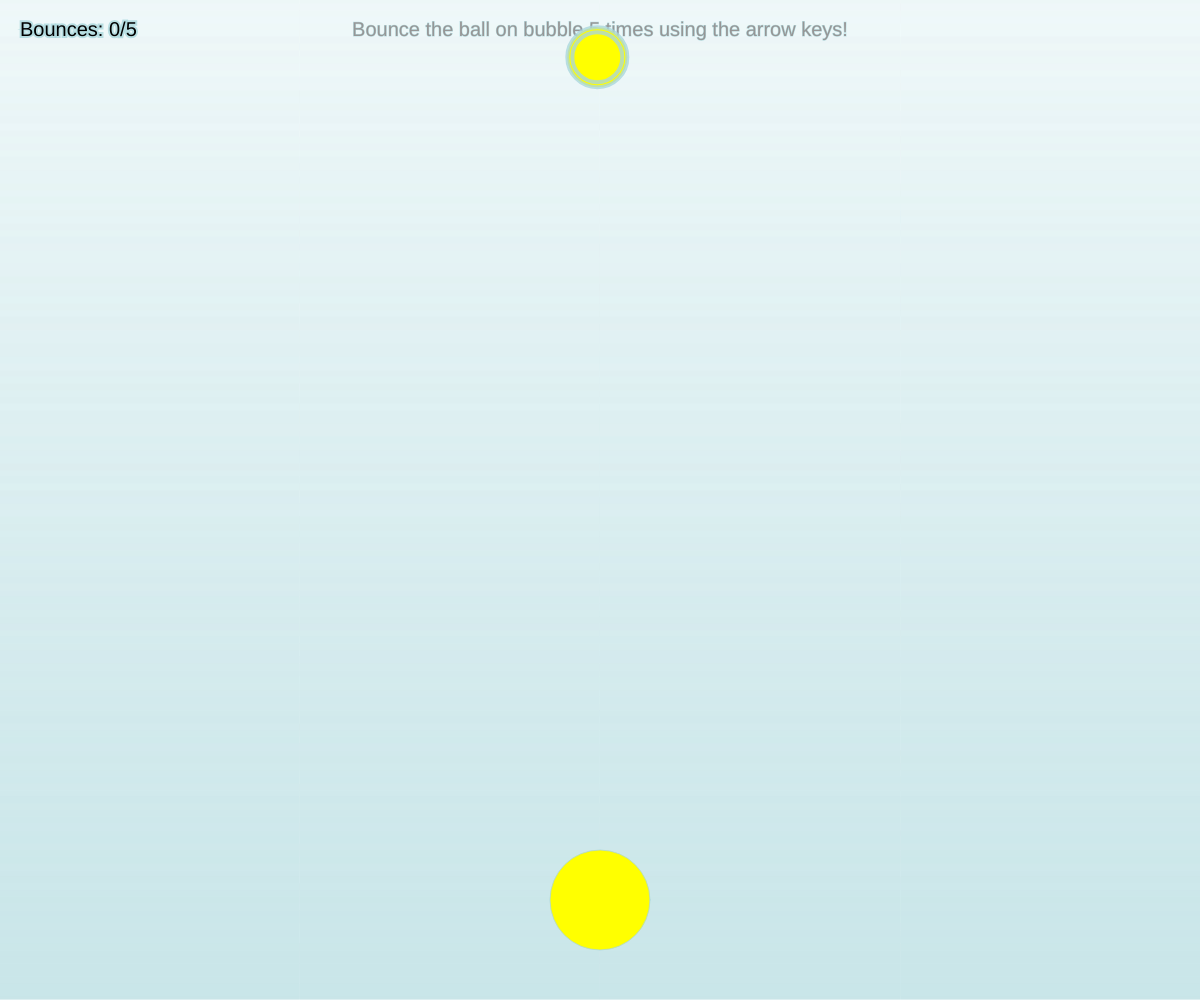
Frame 1 (no input)
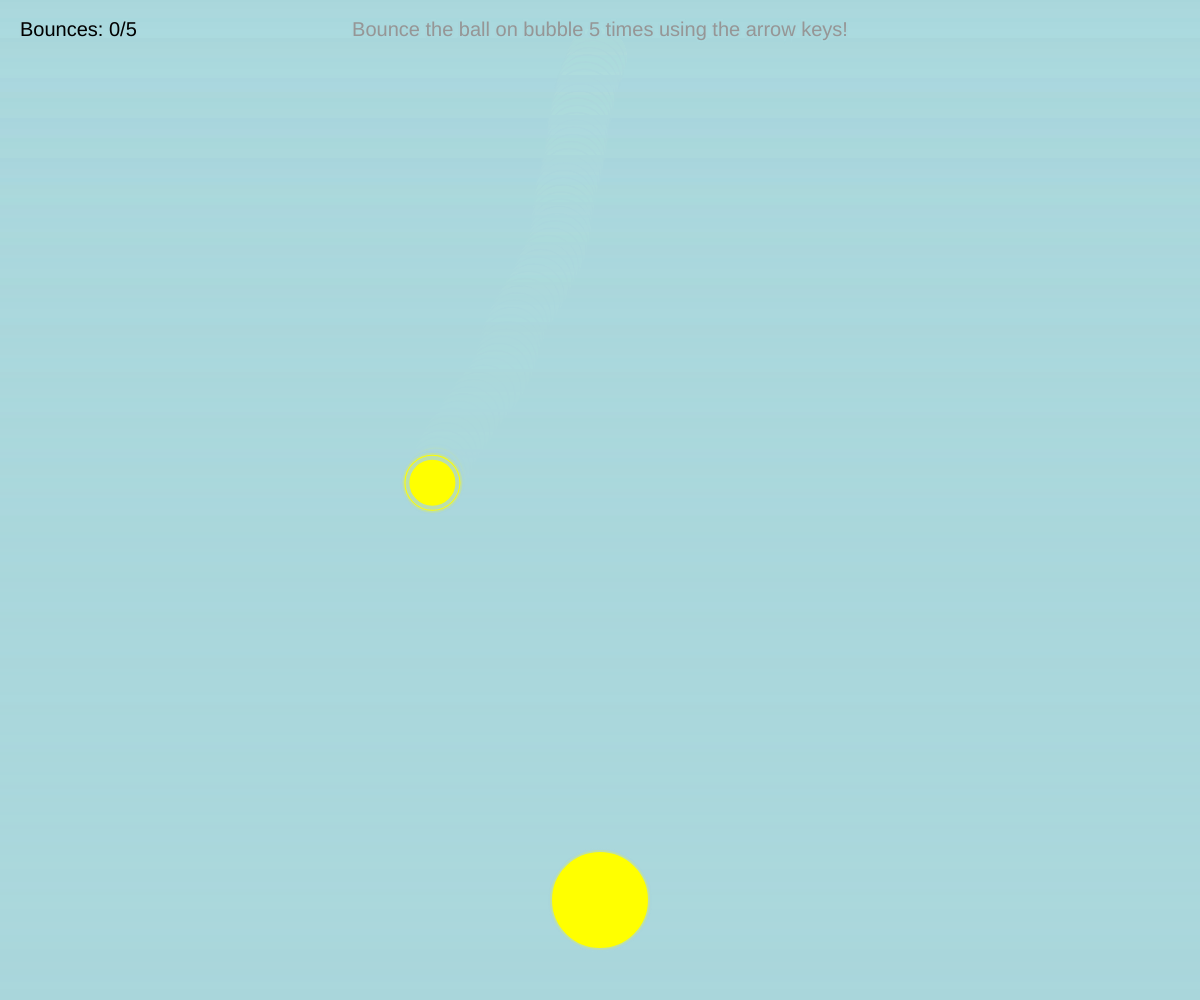
Frame 60 (no input)
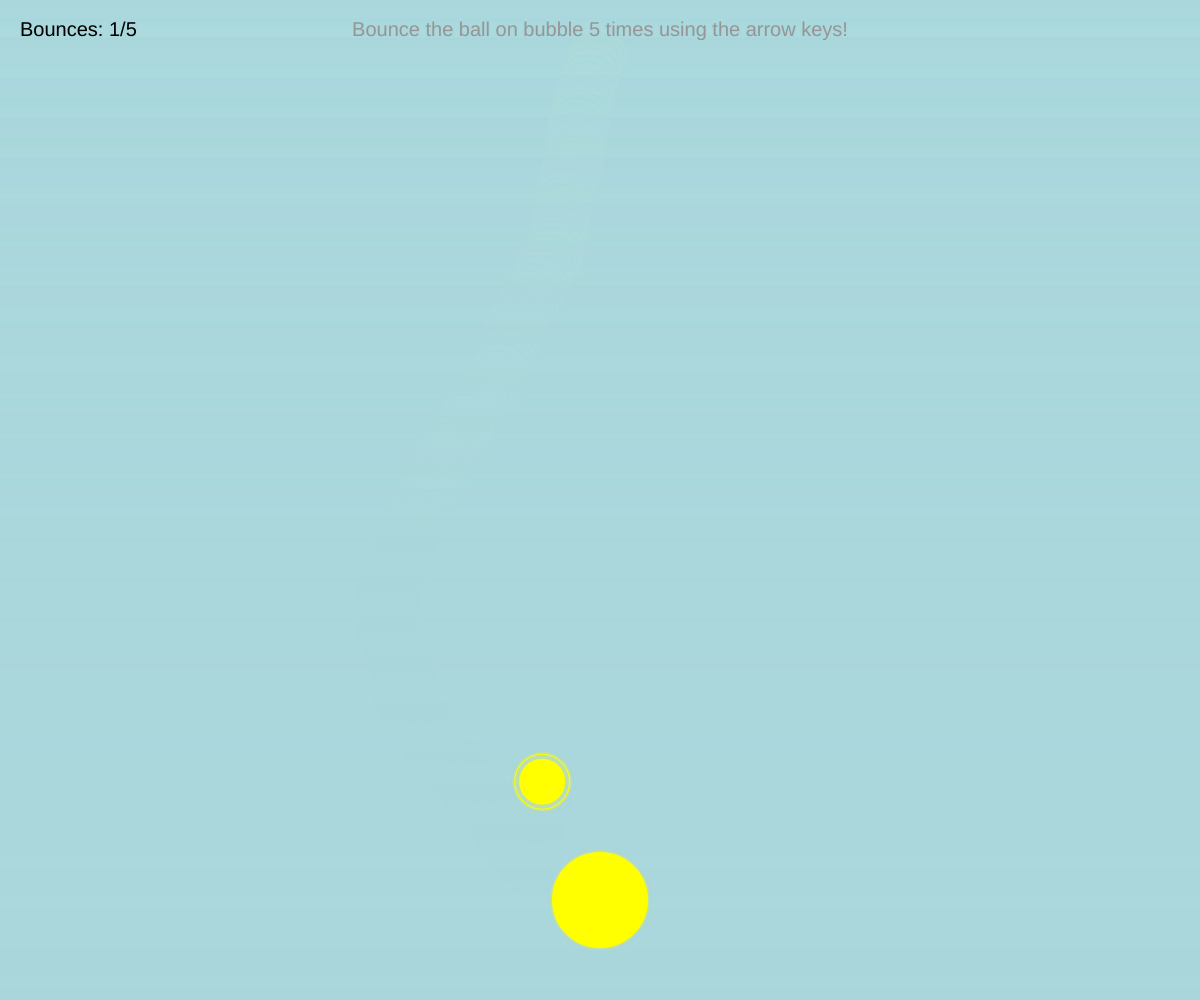
Frame 120 (the mouse pressed at the canvas centre since frame 60)

The p5.js sketch that drew these frames (run headless with seeded random() and noise() and a simulated clock; from frame 60 on, the mouse is pressed at the canvas centre):

// p5.js sketch
// ── sketch.js
//Interactive Scene Assignment
//Ceberta Adum
//3rd October, 2025

//
//


let bubbleY;
let bubbleX;
let bubbleDY;
let bubbleDX;
let bubbleRadius;
let ballRadius;
let ballY;
let ballX;
let ballDX;
let topLimit;
let bottomLimit;
let bubbleTop;
let sitting;
let ballDY;
let bounceTarget;
let bounces;
let r, g, b;
let bx;
let by;
let baseBubbleRadius;


function setup() {
  createCanvas(windowWidth, windowHeight);
  textSize(20);
  resetLevel();
  initializeVariables();
}

function draw() {
  backScene();
  //miniBubbles();

  myBubble();
  moveBall();
  changeScenes();
  movingBubble();
}

function initializeVariables() {
  x = windowWidth / 2;
  bubbleY = windowHeight -100;
  bubbleX = windowWidth/2;
  bubbleDX = random(-2, 2);
  bubbleDY = random(-2, 2);
  bubbleRadius = 50;
  ballRadius = 50;
  ballY = 50;
  ballDY = random(2, 4);
  ballDX = random(-3, 3);
  ballX = windowWidth/2;
  topLimit = bubbleRadius / 2;
  bottomLimit = height - bubbleRadius / 2;
  bubbleTop = bubbleY - bubbleRadius / 2;
  sitting = true;
  bounceTarget = 5;
  scene = 1;
  sceneMessage = 0;
  bx = random(windowWidth);
  by = random(windowHeight);
  baseBubbleRadius = 100; 
}

function playLevel(){
  moveBall();
  movingBubble();
  checkCollisions();
  
  myBubble();
  myBall();
  
  //Score check
  fill(0);
  textSize(20);
  textAlign(LEFT, TOP);
  text("Bounces: " + bounces + "/" + bounceTarget, 20, 20);
}


//state variables
function changeScenes(){
  if (scene === 1) {
    //level 1
    textSize(20);
    fill(150);
    textAlign(CENTER, TOP);
    text("Bounce the ball on bubble 5 times using the arrow keys!", windowWidth/2, 20);
    baseBubbleRadius = 100;
    bubbleRadius = baseBubbleRadius;
    ballRadius = 50;
    playLevel();
  }
  else if (scene === 2) {
    //level 2
    //sparkly effect

    background("#2FA3C9");
    miniBubbles();
    noStroke();

    textSize(20);
    fill(150);
    textAlign(CENTER, TOP);
    text("One Last Round!! Can You Keep It Up 7 More Times??", windowWidth/2, 20);
    text("Special!! Scroll to resize bubble", windowWidth/2, 50);

    baseBubbleRadius = 70;
    bubbleRadius = max(bubbleRadius, baseBubbleRadius);
    ballRadius = 70;
    bounceTarget = 7;
    playLevel();
        
  }
  else if (scene === 3) {
    background(0, 30, 80);
    textAlign(CENTER, TOP);
    textSize(28);
    fill(255, 200, 255);
    text ("That's All!! Nice Work!", windowWidth/2, windowHeight/2);
  }
}


function myBubble(){
  fill("yellow");
  circle(bubbleX, bubbleY, bubbleRadius);
}

function myBall(){
  fill(r, g, b);
  strokeWeight(4);
  circle(ballX, ballY, ballRadius + 10);
  fill(r, g, b);
  circle(ballX, ballY, ballRadius);
}


//for loop
// Sparkly background (scene 2)
function miniBubbles(){
  for (let i = 0; i < 10; i++){
    let bx = random(windowWidth);
    let by = random(windowHeight);
    fill(255, 255, 255, 100);
    circle(bx, by, random(2, 5));
  }
}

//for loop
function backScene(){
  //colorful and moving stroke
  for (let sy = 0; sy < windowHeight; sy++){
    stroke(170, 215, 220, map(sy, 0, windowHeight, 50, 200));
    line(0, sy, windowWidth, sy);
  }
}

function moveBall() {
  ballX += ballDX;
  ballY += ballDY;
  
  ballDX += random(-0.5, 0.5);
  //ballDX = constrain(ballDX, -5, 5);
  // ballX += ballDX;

  if (ballX -ballRadius/2 < 0 || ballX + ballRadius/2 > windowWidth){
    ballDX *= -1;
    randomColors();
  }
  if (ballY - ballRadius/2 < 0){
    ballDY *= -1;
    randomColors();
  }

  if (ballY + ballRadius >= windowHeight){
    resetLevel();
  }
}

function randomColors(){
  r = random(255);
  g = random(255);
  b = random(255);
}

//Keyboard Interaction
function movingBubble() {
  if (keyIsPressed === true) {
    if (keyCode === UP_ARROW) {
      bubbleY -= 5;
    } 
    else if (keyCode === DOWN_ARROW) {
      bubbleY += 5;
    } 
    else if (keyCode === LEFT_ARROW) {
      bubbleX -= 5;
    } 
    else if (keyCode === RIGHT_ARROW) {
      bubbleX += 5;
    }
  }

  bubbleX = constrain(bubbleX, bubbleRadius, windowWidth - bubbleRadius);
  bubbleY = constrain(bubbleY, bubbleRadius, windowHeight - bubbleRadius);
}

//Makes Bubble Smaller or Bigger
function mouseWheel(event){
  if (event.delta > 0) {
    bubbleRadius -= 5;
  } 
  else {
    bubbleRadius += 5;
  }
  bubbleRadius = constrain(bubbleRadius, 30, 150);
  return false;
}

function checkWin(){
  if (ballY + ballRadius >= height){
    scene ++;
    resetLevel();
  }
}

function resetLevel(){
  bubbleX = windowWidth/2;
  bubbleY = windowHeight - 150;

  ballX= windowWidth/2;
  ballY = 100;
  ballDX = random(-2, 3);
  ballDY = random(1, 3);

  bounces = 0;
}

function checkCollisions(){
  let d = dist(ballX, ballY, bubbleX, bubbleY);
  //let bubbleTop = bubbleY - bubbleRadius/2;
  
  if (d < bubbleRadius/2 + ballRadius/2 && ballDY >0){
    ballY = bubbleY - (bubbleRadius/2 + ballRadius/2);
    ballDY = -abs(ballDY);

    ballDX += random(-1, 1);

    bounces++;
    if (bounces >= bounceTarget){
      scene++;
      resetLevel();
    }
  }
}
